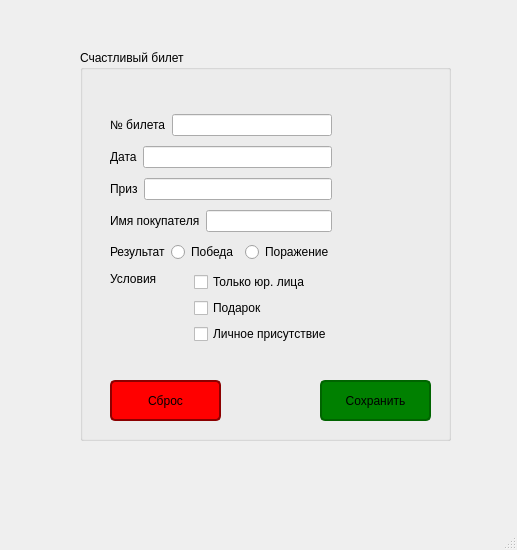
<?xml version="1.0" encoding="UTF-8"?>
<ui version="4.0">
 <class>MainWindow</class>
 <widget class="QMainWindow" name="MainWindow">
  <property name="geometry">
   <rect>
    <x>0</x>
    <y>0</y>
    <width>517</width>
    <height>550</height>
   </rect>
  </property>
  <property name="windowTitle">
   <string>MainWindow</string>
  </property>
  <property name="autoFillBackground">
   <bool>false</bool>
  </property>
  <widget class="QWidget" name="centralwidget">
   <widget class="QGroupBox" name="groupBox">
    <property name="geometry">
     <rect>
      <x>80</x>
      <y>50</y>
      <width>371</width>
      <height>391</height>
     </rect>
    </property>
    <property name="title">
     <string>Счастливый билет</string>
    </property>
    <widget class="QPushButton" name="pushButton_2">
     <property name="geometry">
      <rect>
       <x>30</x>
       <y>330</y>
       <width>111</width>
       <height>41</height>
      </rect>
     </property>
     <property name="styleSheet">
      <string notr="true">background-color: red;
color: black;
border: 2px solid darkred;
border-radius: 5px;</string>
     </property>
     <property name="text">
      <string>Сброс</string>
     </property>
    </widget>
    <widget class="QPushButton" name="pushButton">
     <property name="geometry">
      <rect>
       <x>240</x>
       <y>330</y>
       <width>111</width>
       <height>41</height>
      </rect>
     </property>
     <property name="styleSheet">
      <string notr="true">background-color: green;
border: 2px solid darkgreen;
border-radius: 5px;
color: black;</string>
     </property>
     <property name="text">
      <string>Сохранить</string>
     </property>
    </widget>
    <widget class="QWidget" name="layoutWidget">
     <property name="geometry">
      <rect>
       <x>30</x>
       <y>60</y>
       <width>222</width>
       <height>241</height>
      </rect>
     </property>
     <layout class="QVBoxLayout" name="verticalLayout_2">
      <item>
       <layout class="QHBoxLayout" name="horizontalLayout">
        <item>
         <widget class="QLabel" name="label">
          <property name="text">
           <string>№ билета</string>
          </property>
         </widget>
        </item>
        <item>
         <widget class="QLineEdit" name="lineEdit"/>
        </item>
       </layout>
      </item>
      <item>
       <layout class="QHBoxLayout" name="horizontalLayout_2">
        <item>
         <widget class="QLabel" name="label_2">
          <property name="text">
           <string>Дата</string>
          </property>
         </widget>
        </item>
        <item>
         <widget class="QLineEdit" name="lineEdit_2"/>
        </item>
       </layout>
      </item>
      <item>
       <layout class="QHBoxLayout" name="horizontalLayout_3">
        <item>
         <widget class="QLabel" name="label_3">
          <property name="text">
           <string>Приз</string>
          </property>
         </widget>
        </item>
        <item>
         <widget class="QLineEdit" name="lineEdit_3"/>
        </item>
       </layout>
      </item>
      <item>
       <layout class="QHBoxLayout" name="horizontalLayout_4">
        <item>
         <widget class="QLabel" name="label_4">
          <property name="text">
           <string>Имя покупателя</string>
          </property>
         </widget>
        </item>
        <item>
         <widget class="QLineEdit" name="lineEdit_4"/>
        </item>
       </layout>
      </item>
      <item>
       <layout class="QHBoxLayout" name="horizontalLayout_5">
        <item>
         <widget class="QLabel" name="label_5">
          <property name="text">
           <string>Результат</string>
          </property>
         </widget>
        </item>
        <item>
         <widget class="QRadioButton" name="radioButton">
          <property name="text">
           <string>Победа</string>
          </property>
          <property name="checkable">
           <bool>true</bool>
          </property>
          <property name="checked">
           <bool>false</bool>
          </property>
         </widget>
        </item>
        <item>
         <widget class="QRadioButton" name="radioButton_2">
          <property name="text">
           <string>Поражение</string>
          </property>
         </widget>
        </item>
       </layout>
      </item>
      <item>
       <layout class="QHBoxLayout" name="horizontalLayout_6">
        <item>
         <widget class="QLabel" name="label_6">
          <property name="text">
           <string>Условия</string>
          </property>
          <property name="alignment">
           <set>Qt::AlignmentFlag::AlignLeading|Qt::AlignmentFlag::AlignLeft|Qt::AlignmentFlag::AlignTop</set>
          </property>
         </widget>
        </item>
        <item>
         <layout class="QVBoxLayout" name="verticalLayout">
          <item>
           <widget class="QCheckBox" name="checkBox_2">
            <property name="text">
             <string>Только юр. лица</string>
            </property>
           </widget>
          </item>
          <item>
           <widget class="QCheckBox" name="checkBox_3">
            <property name="text">
             <string>Подарок</string>
            </property>
           </widget>
          </item>
          <item>
           <widget class="QCheckBox" name="checkBox">
            <property name="text">
             <string>Личное присутствие</string>
            </property>
           </widget>
          </item>
         </layout>
        </item>
       </layout>
      </item>
     </layout>
    </widget>
   </widget>
  </widget>
  <widget class="QMenuBar" name="menubar">
   <property name="geometry">
    <rect>
     <x>0</x>
     <y>0</y>
     <width>517</width>
     <height>21</height>
    </rect>
   </property>
   <property name="toolTip">
    <string/>
   </property>
  </widget>
  <widget class="QStatusBar" name="statusbar"/>
 </widget>
 <resources/>
 <connections/>
</ui>
